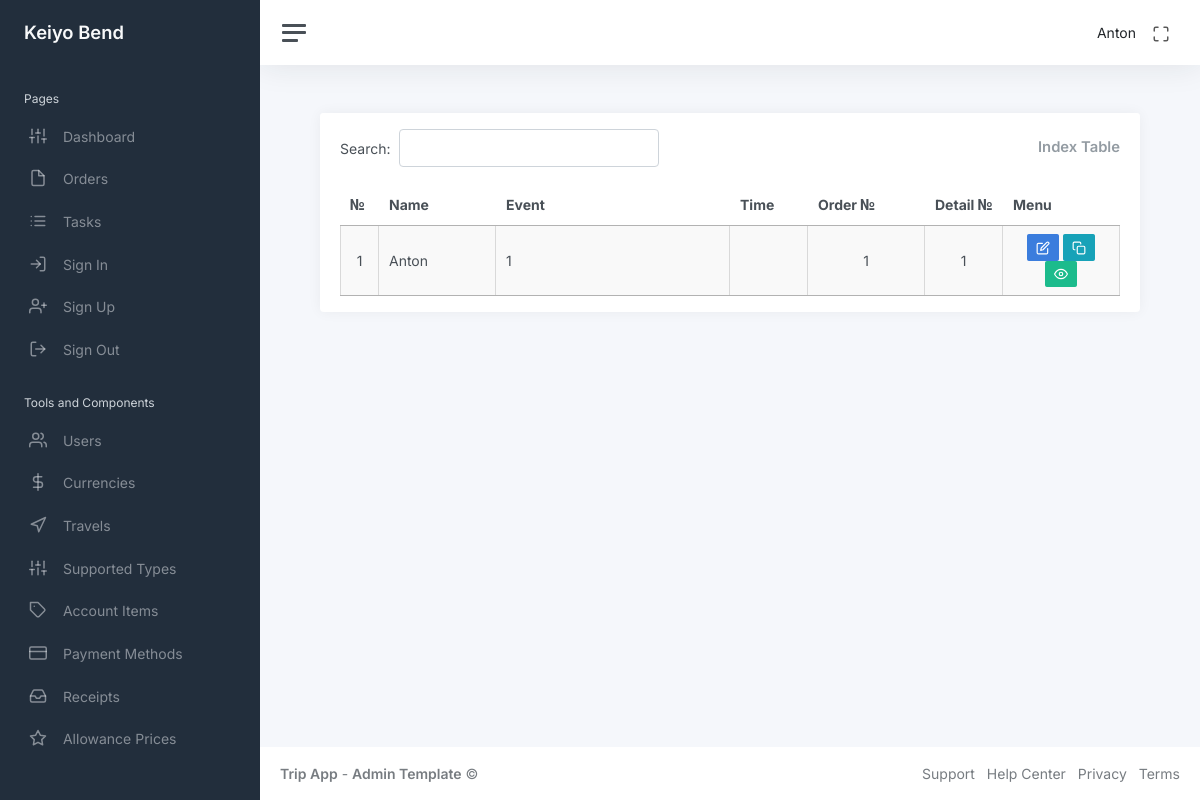
Before: /index (signed in) with the older database file.
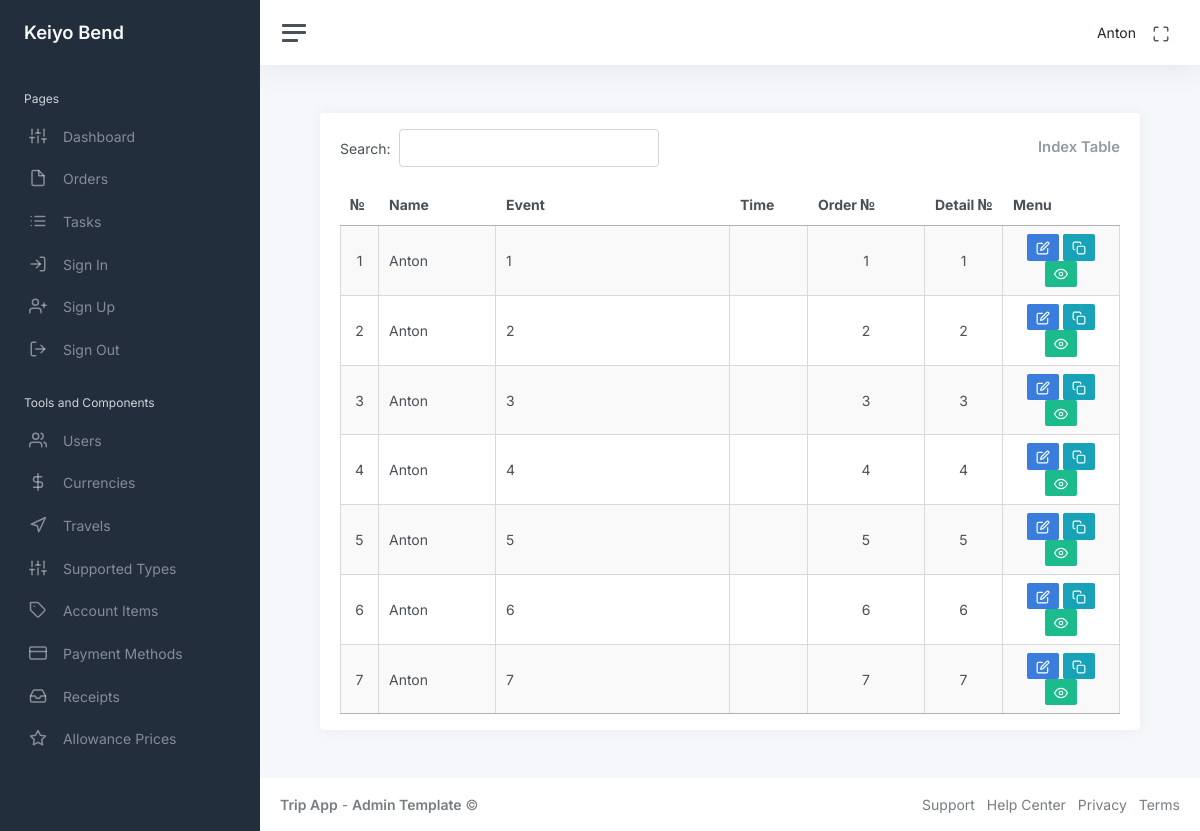
After: the same page with the newer database file.
### app/auth/models/user.py (models this page shows, shortened)
class User(UserMixin, db.Model):
    id: so.Mapped[int] = so.mapped_column(primary_key=True)
    name: so.Mapped[str] = so.mapped_column(sa.String(64), index=True, default=None)
    email: so.Mapped[str] = so.mapped_column(sa.String(120), index=True, unique=True)
    password_hash: so.Mapped[Optional[str]] = so.mapped_column(sa.String(256))
    admin: so.Mapped[bool] = so.mapped_column(sa.Boolean(), default=False)
    is_show: so.Mapped[bool] = so.mapped_column(sa.Boolean(), default=True)
    orders_rel = db.relationship("Order", back_populates="user", cascade="all, delete-orphan")

### app/main/models/order.py (models this page shows, shortened)
class Order(db.Model):
    id: so.Mapped[int] = so.mapped_column(primary_key=True)
    name_id: so.Mapped[int] = so.mapped_column(
        sa.Integer, db.ForeignKey("user.id"), nullable=False
    )
    order: so.Mapped[str] = so.mapped_column(sa.String(255), nullable=False)
    order_number: so.Mapped[str] = so.mapped_column(sa.String(255), nullable=False)
    detail_number: so.Mapped[str] = so.mapped_column(sa.String(255), nullable=False)
    is_hidden: so.Mapped[bool] = so.mapped_column(sa.Boolean(), nullable=False, default=False)
    fiscal_year: so.Mapped[int] = so.mapped_column(
        sa.Integer(), default=lambda: datetime.now().year
    )
    created_at: so.Mapped[date] = so.mapped_column(sa.Date(), default=date.today)
    service_number: so.Mapped[str] = so.mapped_column(sa.String(255), nullable=False)
    service_card_number: so.Mapped[str] = so.mapped_column(sa.String(255), nullable=False)
    quote_number: so.Mapped[str] = so.mapped_column(sa.String(255), nullable=False)
    purchase_order_number: so.Mapped[str] = so.mapped_column(sa.String(255), nullable=False)
    travel_id: so.Mapped[int] = so.mapped_column(
        sa.Integer, db.ForeignKey("travel.id"), nullable=False
    )
    support_type_id: so.Mapped[int] = so.mapped_column(
        sa.Integer, db.ForeignKey("supported_types.id"), nullable=False
    )
    user = db.relationship("User", back_populates="orders_rel")
    rates = db.relationship("Rates", back_populates="order", cascade="all, delete-orphan")
    details = db.relationship("Details", back_populates="order", cascade="all, delete-orphan")
    allowances = db.relationship(
        "Allowances", back_populates="order", cascade="all, delete-orphan"
    )
    travels_id = db.relationship("Travel", back_populates="orders")
    supported_type_id = db.relationship("SupportedTypes", back_populates="orders")

### app/main/routes/index.py (the view, shortened to what this page needs)
@bp.route("/")
@bp.route("/index")
@login_required  # Only authenticated users can access this route
def index():
    if current_user.admin:
        orders = db.session.query(Order).join(User).filter(User.is_show.is_(True)).all()
    return render_template("main/index.html", orders=orders)

### app/auth/models/user.py (called while the page is built)
@login.user_loader
def load_user(id):
    return db.session.get(User, int(id))

### app/main/templates/main/index.html (shortened to what this page needs)
<!DOCTYPE html>
{% extends "main/base.html" %}
{% block content %}
<div class="container-fluid p-0">
    <div class="row">
        <div class="col-md-12 ms-sm-auto col-lg-12 px-md-4">
            <div class="card flex-fill">
                <div class="card-header py-3">
                    <div class="d-flex justify-content-between align-items-center">
                        <div id="datatableSearch"></div>
                        <h3 class="card-title mb-0">Index Table</h3>
                    </div>
                </div>
                <div class="card-body py-0 mb-3">
                    <table class="display cell-border" id="indexTable" style="width: 100%;">
                        <thead>
                            <tr style="text-align:center">
                                <th>№</th>
                                <th>Name</th>
                                <th>Event</th>
                                <th>Time</th>
                                <th>Order №</th>
                                <th>Detail №</th>
                                <th>Menu</th>
                            </tr>
                        </thead>
                        <tbody>
                            {% for order in orders %}
                            <tr>
                                <td style="text-align:center">{{order.id}}</td>
                                <td>{{order.user.name}}</td>
                                <td>{{order.order}}</td>
                                <td style="text-align:center">{{" "}}</td>
                                <td style="text-align:center">{{order.order_number}}</td>
                                <td style="text-align:center">{{order.detail_number}}</td>
                                <td style="text-align:center">
                                    <a class="btn btn-primary btn-sm"
                                        href="{{ url_for('main.update_order', order_id=order.id) }}"><i
                                            class="align-middle" data-feather="edit"></i></a>
                                    <a class="btn btn-info btn-sm"
                                        href="{{ url_for('main.copy_order', order_id=order.id) }}"><i
                                            class="align-middle" data-feather="copy"></i></a>
                                    {% if current_user.admin == True %}
                                    <form action="{{ url_for('main.hide_order', id=order.id) }}" method="POST"
                                        style="display:inline;">
                                        <button type="submit"
                                            class="btn btn-sm {{ 'btn-danger' if order.is_hidden else 'btn-success' }}">
                                            {% if order.is_hidden %}
                                            <i class="align-middle" data-feather="eye-off"></i>
                                            {% else %}
                                            <i class="align-middle" data-feather="eye"></i>
                                            {% endif %}
                                        </button>
                                    </form>
                                    {% endif %}
                                </td>
                            </tr>
                            {% endfor %}
                        </tbody>
                    </table>
                </div>
            </div>
        </div>
    </div>
</div>
{% endblock %}

### app/main/templates/main/base.html (shortened to what this page needs)
<!DOCTYPE html>
<html lang="en" data-bs-theme="auto">
<head>
    <link href="https://cdn.jsdelivr.net/npm/bootstrap@5.3.3/dist/css/bootstrap.min.css" rel="stylesheet">
    <link rel="stylesheet" href="https://cdn.datatables.net/1.11.3/css/jquery.dataTables.min.css">
    <link href="../main/static/css/app.css" rel="stylesheet">
</head>
<body>
    <div class="wrapper">
        {% block sidebar %}
        {% include 'main/sidebar.html' %}
        {% endblock %}
        <div class="main">
            {% block navbar %}
            {% include 'main/navbar.html' %}
            {% endblock %}
            <main class="content">
                {% block content %}
                {% endblock %}
            </main>
            <footer class="footer">
                <div class="container-fluid">
                    <div class="row text-muted">
                        <div class="col-6 text-start">
                            <p class="mb-0">
                                <a class="text-muted" href="https://adminkit.io/" target="_blank"><strong>Trip
                                        App</strong></a> - <a class="text-muted" href="https://adminkit.io/"
                                    target="_blank"><strong>Admin
                                        Template</strong></a> &copy;
                            </p>
                        </div>
                        <div class="col-6 text-end">
                            <ul class="list-inline">
                                <li class="list-inline-item">
                                    <a class="text-muted" href="https://adminkit.io/" target="_blank">Support</a>
                                </li>
                                <li class="list-inline-item">
                                    <a class="text-muted" href="https://adminkit.io/" target="_blank">Help Center</a>
                                </li>
                                <li class="list-inline-item">
                                    <a class="text-muted" href="https://adminkit.io/" target="_blank">Privacy</a>
                                </li>
                                <li class="list-inline-item">
                                    <a class="text-muted" href="https://adminkit.io/" target="_blank">Terms</a>
                                </li>
                            </ul>
                        </div>
                    </div>
                </div>
            </footer>
        </div>
    </div>
</body>
</html>

### app/main/templates/main/sidebar.html
<!DOCTYPE html>
<nav id="sidebar" class="sidebar js-sidebar">
    <div class="sidebar-content js-simplebar">
        <a class="sidebar-brand" href="{{ url_for('main.index') }}">
            <span class="align-middle">Keiyo Bend</span>
        </a>
        <ul class="sidebar-nav">
            <li class="sidebar-header">
                Pages
            </li>
            <li class="sidebar-item">
                <a class="sidebar-link" href="{{ url_for('main.index') }}">
                    <i class="align-middle" data-feather="sliders"></i> <span class="align-middle">Dashboard</span>
                </a>
            </li>
            <li class="sidebar-item">
                <a class="sidebar-link" href="{{ url_for('main.create_order') }}">
                    <i class="align-middle" data-feather="file"></i> <span class="align-middle">Orders</span>
                </a>
            </li>
            <li class="sidebar-item">
                <a class="sidebar-link" href="{{ url_for('main.create_task') }}">
                    <i class="align-middle" data-feather="list"></i> <span class="align-middle">Tasks</span>
                </a>
            </li>
            <li class="sidebar-item">
                <a class="sidebar-link" href="{{ url_for('auth.login') }}">
                    <i class="align-middle" data-feather="log-in"></i> <span class="align-middle">Sign In</span>
                </a>
            </li>
            <li class="sidebar-item">
                <a class="sidebar-link" href="{{ url_for('auth.register') }}">
                    <i class="align-middle" data-feather="user-plus"></i> <span class="align-middle">Sign
                        Up</span>
                </a>
            </li>
            <li class="sidebar-item">
                <a class="sidebar-link" href="{{ url_for('auth.logout') }}">
                    <i class="align-middle" data-feather="log-out"></i> <span class="align-middle">Sign
                        Out</span>
                </a>
            </li>
            {% if current_user.admin == True %}
            <li class="sidebar-header">
                Tools and Components
            </li>
            <li class="sidebar-item">
                <a class="sidebar-link" href="{{ url_for('admin.admin_table') }}">
                    <i class="align-middle" data-feather="users"></i> <span class="align-middle">Users</span>
                </a>
            </li>
            <li class="sidebar-item">
                <a class="sidebar-link" href="{{ url_for('admin.currency_table') }}">
                    <i class="align-middle" data-feather="dollar-sign"></i> <span class="align-middle">Currencies</span>
                </a>
            </li>
            <li class="sidebar-item">
                <a class="sidebar-link" href="{{ url_for('admin.travel_table') }}">
                    <i class="align-middle" data-feather="navigation"></i> <span class="align-middle">Travels</span>
                </a>
            </li>
            <li class="sidebar-item">
                <a class="sidebar-link" href="{{ url_for('admin.supported_types_table')}}">
                    <i class="align-middle" data-feather="sliders"></i> <span class="align-middle">Supported
                        Types</span>
                </a>
            </li>
            <li class="sidebar-item">
                <a class="sidebar-link" href="{{ url_for('admin.account_items_table')}}">
                    <i class="align-middle" data-feather="tag"></i> <span class="align-middle">Account Items</span>
                </a>
            </li>
            <li class="sidebar-item">
                <a class="sidebar-link" href="{{ url_for('admin.payment_methods_table')}}">
                    <i class="align-middle" data-feather="credit-card"></i> <span class="align-middle">Payment
                        Methods</span>
                </a>
            </li>
            <li class="sidebar-item">
                <a class="sidebar-link" href="{{ url_for('admin.receipts_table')}}">
                    <i class="align-middle" data-feather="inbox"></i> <span class="align-middle">Receipts</span>
                </a>
            </li>
            <li class="sidebar-item">
                <a class="sidebar-link" href="{{ url_for('admin.allowance_prices_table')}}">
                    <i class="align-middle" data-feather="star"></i> <span class="align-middle">Allowance Prices</span>
                </a>
            </li>
            {% endif %}
        </ul>
    </div>
</nav>

### app/main/templates/main/navbar.html (shortened to what this page needs)
<!DOCTYPE html>
<nav class="navbar navbar-expand navbar-light navbar-bg">
    <a class="sidebar-toggle js-sidebar-toggle">
        <i class="hamburger align-self-center"></i>
    </a>
    <div class="navbar-collapse collapse">
        <ul class="navbar-nav navbar-align">
            <li class="nav-item dropdown">
                <a class="nav-link d-none d-sm-inline-block">
                    <span class="text-dark">{{ current_user.name }}</span>
                </a>
            </li>
            <li class="nav-item">
                <a id="fullscreenButton" class="nav-link d-none d-sm-inline-block">
                    <i class="align-middle" data-feather="maximize"></i>
                </a>
            </li>
        </ul>
    </div>
</nav>

Changed rows visible on the page:
added Order: id "2", user.name "Anton", order "2", order_number "2", detail_number "2", is_hidden False (drawn)
added Order: id "3", user.name "Anton", order "3", order_number "3", detail_number "3", is_hidden False (drawn)
added Order: id "4", user.name "Anton", order "4", order_number "4", detail_number "4", is_hidden False (drawn)
added Order: id "5", user.name "Anton", order "5", order_number "5", detail_number "5", is_hidden False (drawn)
added Order: id "6", user.name "Anton", order "6", order_number "6", detail_number "6", is_hidden False (drawn)
added Order: id "7", user.name "Anton", order "7", order_number "7", detail_number "7", is_hidden False (drawn)
